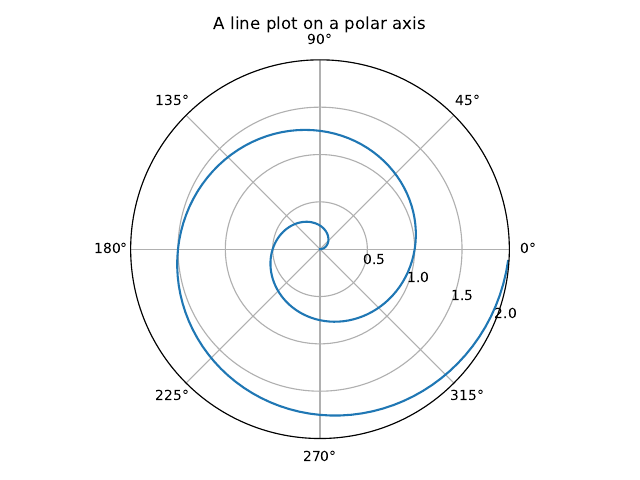

Python code for this plot:
import numpy as np
import matplotlib.pyplot as plt


r = np.arange(0, 2, 0.01)
theta = 2 * np.pi * r

ax = plt.subplot(111, projection='polar')
ax.plot(theta, r)
ax.set_rmax(2)
ax.set_rticks([0.5, 1, 1.5, 2])  # Less radial ticks
ax.set_rlabel_position(-22.5)  # Move radial labels away from plotted line
ax.grid(True)

ax.set_title("A line plot on a polar axis", va='bottom')
plt.tight_layout()
plt.savefig('polarplot.pdf')
plt.show()
